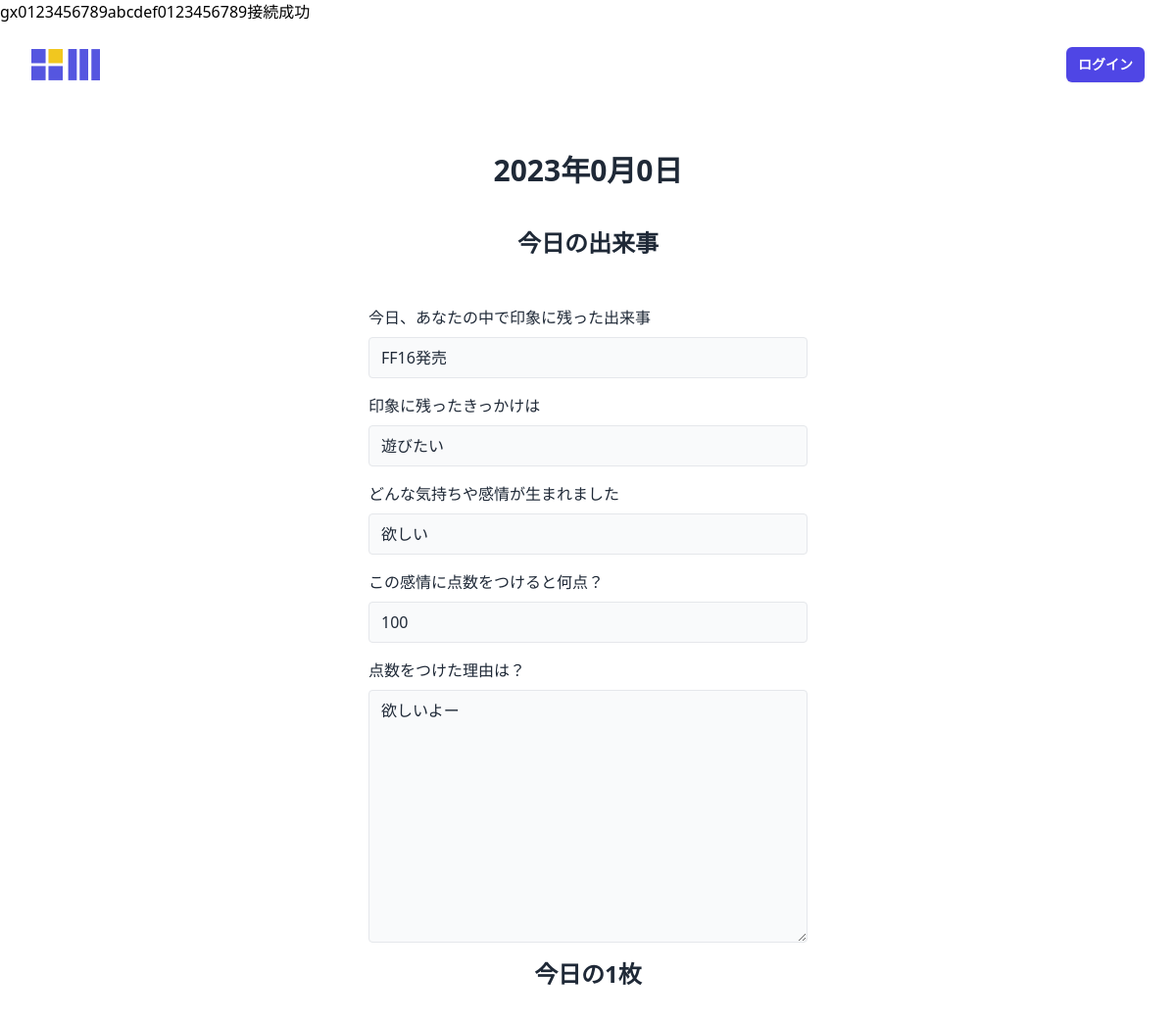
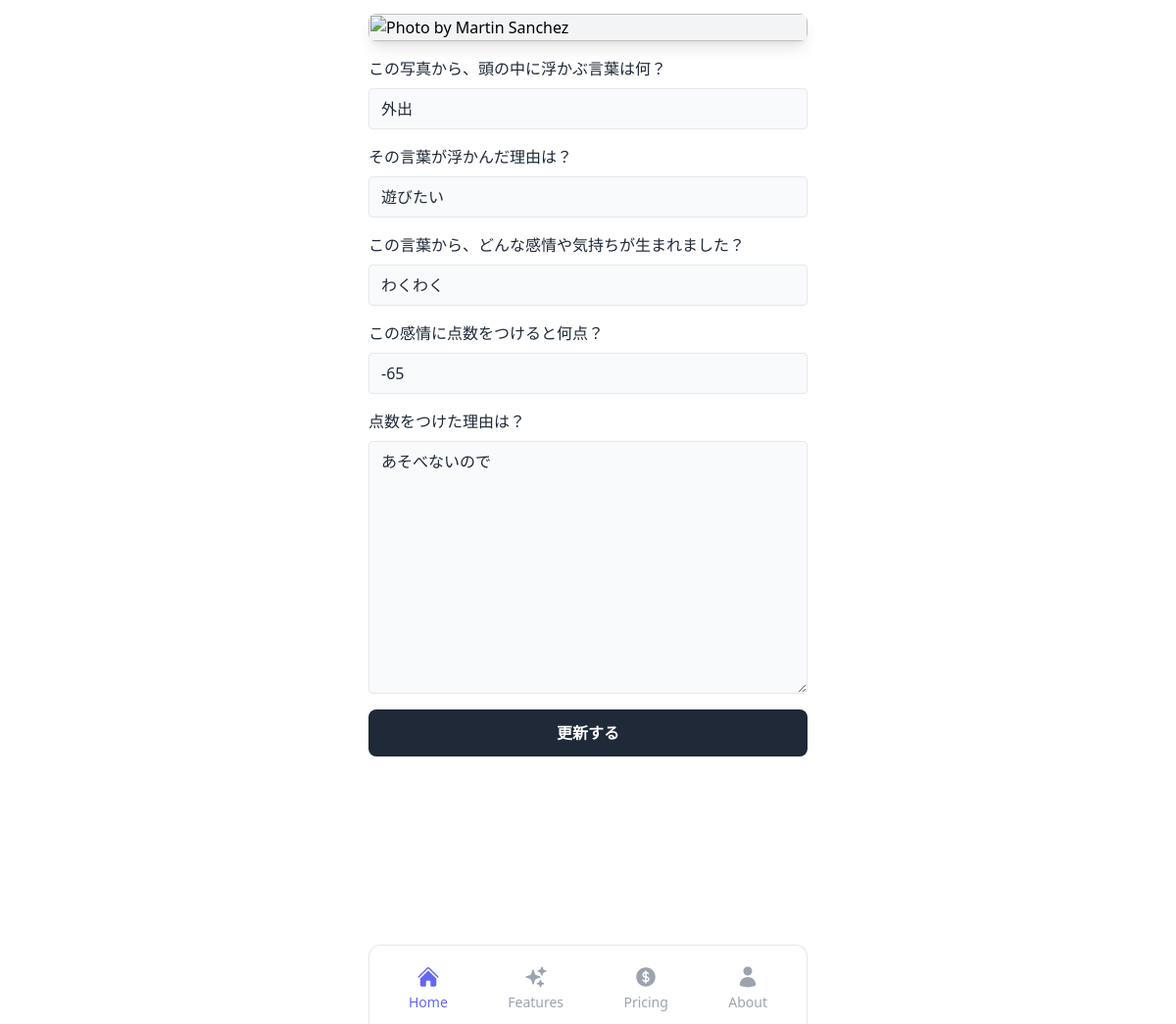
/diary-edit.php?diary_id=11 (signed in), run on the app's committed database (2 pictures, top to bottom).
### tables this page shows
CREATE TABLE `dev13_diary` (
  `diary_id` int(12) NOT NULL,
  `registration_date` date NOT NULL,
  `created_date` datetime NOT NULL,
  `update_date` datetime NOT NULL,
  `today_events` text NOT NULL,
  `events_impression` text NOT NULL,
  `events_emotions` text NOT NULL,
  `events_points` int(12) NOT NULL,
  `events_points_reason` text NOT NULL,
  `select_card_filename` varchar(255) NOT NULL,
  `photo_keyword` text NOT NULL,
  `photo_keyword_reason` text NOT NULL,
  `photo_emotions` text NOT NULL,
  `photo_points` int(11) NOT NULL,
  `photo_points_reason` text NOT NULL
);

### diary-edit.php (the view, shortened to what this page needs)
<?php
include('function.php');
$diary_id = $_GET["diary_id"];
$pdo = db_connect();
$sql = "SELECT * FROM dev13_diary WHERE diary_id=:diary_id";
$stmt = $pdo->prepare($sql);
$stmt->bindValue(':diary_id', $diary_id, PDO::PARAM_INT);
$status = $stmt->execute();
if ($status == false) {
    $error = $stmt->errorInfo();
    exit("（SQLエラー）ErrorQuery:" . $error[2]);
} else {
    $row = $stmt->fetch();
}
?>
<!DOCTYPE html>
<html lang="ja">
<head>
    <script src="https://cdn.tailwindcss.com"></script>
</head>
<body>
    <?php include('include/header.php'); ?>
    <div class="bg-white py-6 sm:py-8 lg:py-12">
        <div class="mx-auto max-w-screen-2xl px-4 md:px-8">
            <h2 class="mb-2 text-center text-2xl font-bold text-gray-800 md:mb-2 lg:text-3xl">2023年0月0日</h2>
            <form action="insert.php" method="POST" class="mx-auto max-w-lg">
                <div class="flex flex-col gap-4 p-4 md:p-8">
                    <h3 class="mb-4 text-center text-lg font-bold text-gray-800 md:mb-8 lg:text-2xl">今日の出来事</h3>
                    <div>
                        <label for="today_events" class="mb-2 inline-block text-sm text-gray-800 sm:text-base">今日、あなたの中で印象に残った出来事</label>
                        <input name="today_events" value="<?= $row["today_events"] ?>" class="w-full rounded border bg-gray-50 px-3 py-2 text-gray-800 outline-none ring-indigo-300 transition duration-100 focus:ring" />
                    </div>
                    <div>
                        <label for="events_impression" class="mb-2 inline-block text-sm text-gray-800 sm:text-base">印象に残ったきっかけは</label>
                        <input name="events_impression" value="<?= $row["events_impression"] ?>" class="w-full rounded border bg-gray-50 px-3 py-2 text-gray-800 outline-none ring-indigo-300 transition duration-100 focus:ring" />
                    </div>
                    <div>
                        <label for="events_emotions" class="mb-2 inline-block text-sm text-gray-800 sm:text-base">どんな気持ちや感情が生まれました</label>
                        <input name="events_emotions" value="<?= $row["events_emotions"] ?>" class="w-full rounded border bg-gray-50 px-3 py-2 text-gray-800 outline-none ring-indigo-300 transition duration-100 focus:ring" />
                    </div>
                    <div>
                        <label for="events_points" class="mb-2 inline-block text-sm text-gray-800 sm:text-base">この感情に点数をつけると何点？</label>
                        <input name="events_points" value="<?= $row["events_points"] ?>" type="number" class="w-full rounded border bg-gray-50 px-3 py-2 text-gray-800 outline-none ring-indigo-300 transition duration-100 focus:ring" />
                    </div>
                    <div>
                        <label for="events_points_reason" class="mb-2 inline-block text-sm text-gray-800 sm:text-base">点数をつけた理由は？</label>
                        <textarea name="events_points_reason" id="" cols="30" rows="10" class="w-full rounded border bg-gray-50 px-3 py-2 text-gray-800 outline-none ring-indigo-300 transition duration-100 focus:ring"><?= $row["events_points_reason"] ?></textarea>
                    </div>
                    <h3 class="mb-4 text-center text-lg font-bold text-gray-800 md:mb-8 lg:text-2xl">今日の1枚</h3>
                    <div class="h-64 overflow-hidden rounded-lg bg-gray-100 shadow-lg md:h-auto">
                        <img src="https://images.unsplash.com/photo-1610465299996-30f240ac2b1c?auto=format&q=75&fit=crop&w=600&h=750" loading="lazy" alt="Photo by Martin Sanchez" class="h-full w-full object-cover object-center" />
                    </div>
                    <div>
                        <label for="photo_keyword" class="mb-2 inline-block text-sm text-gray-800 sm:text-base">この写真から、頭の中に浮かぶ言葉は何？</label>
                        <input name="photo_keyword" value="<?= $row["photo_keyword"] ?>" class="w-full rounded border bg-gray-50 px-3 py-2 text-gray-800 outline-none ring-indigo-300 transition duration-100 focus:ring" />
                    </div>
                    <div>
                        <label for="photo_keyword_reason" class="mb-2 inline-block text-sm text-gray-800 sm:text-base">その言葉が浮かんだ理由は？</label>
                        <input name="photo_keyword_reason" value="<?= $row["photo_keyword_reason"] ?>" class="w-full rounded border bg-gray-50 px-3 py-2 text-gray-800 outline-none ring-indigo-300 transition duration-100 focus:ring" />
                    </div>
                    <div>
                        <label for="photo_emotions" class="mb-2 inline-block text-sm text-gray-800 sm:text-base">この言葉から、どんな感情や気持ちが生まれました？</label>
                        <input name="photo_emotions" value="<?= $row["photo_emotions"] ?>" class="w-full rounded border bg-gray-50 px-3 py-2 text-gray-800 outline-none ring-indigo-300 transition duration-100 focus:ring" />
                    </div>
                    <div>
                        <label for="photo_points" class="mb-2 inline-block text-sm text-gray-800 sm:text-base">この感情に点数をつけると何点？</label>
                        <input name="photo_points" value="<?= $row["photo_points"] ?>" type="number" class="w-full rounded border bg-gray-50 px-3 py-2 text-gray-800 outline-none ring-indigo-300 transition duration-100 focus:ring" />
                    </div>
                    <div>
                        <label for="photo_points_reason" class="mb-2 inline-block text-sm text-gray-800 sm:text-base">点数をつけた理由は？</label>
                        <textarea name="photo_points_reason" id="" cols="30" rows="10" class="w-full rounded border bg-gray-50 px-3 py-2 text-gray-800 outline-none ring-indigo-300 transition duration-100 focus:ring"><?= $row["photo_points_reason"] ?></textarea>
                    </div>
                    <input type="submit" value="更新する" class="block rounded-lg bg-gray-800 px-8 py-3 text-center text-sm font-semibold text-white outline-none ring-gray-300 transition duration-100 hover:bg-gray-700 focus-visible:ring active:bg-gray-600 md:text-base">
                </div>
            </form>
        </div>
    </div>
    <?php include('include/footer.php'); ?>
</body>
</html>

### data on the page
dev13_diary: today_events "FF16発売", events_impression "遊びたい", events_emotions "欲しい", events_points "100", events_points_reason "欲しいよー", photo_keyword "外出", photo_keyword_reason "遊びたい", photo_emotions "わくわく", photo_points "-65", photo_points_reason "あそべないので"
